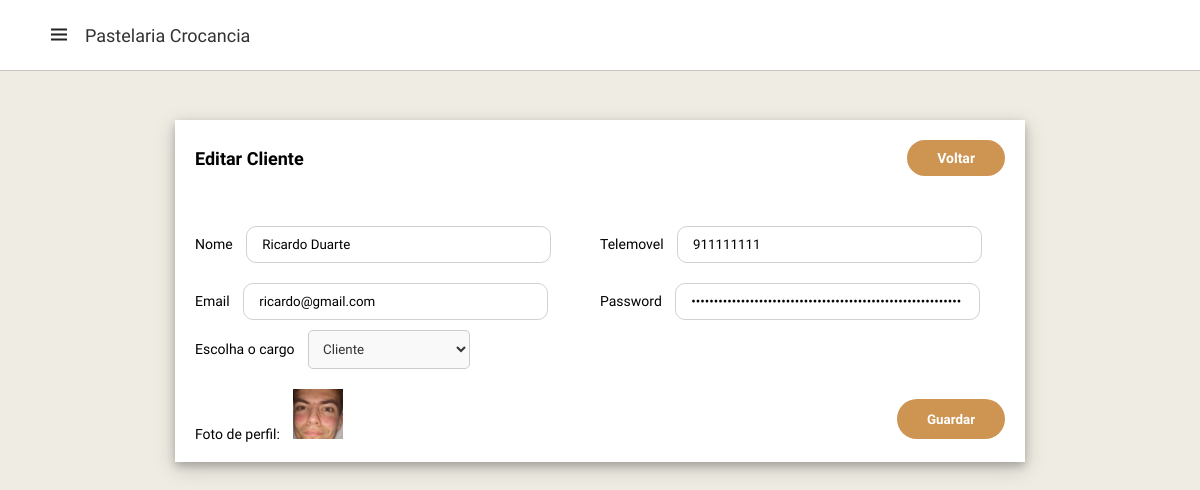
The page /admin.clientes-edit.php?ID=1 on the database its author committed.
### tables this page shows
CREATE TABLE "Clientes" (
	"ID"	INTEGER NOT NULL,
	"Nome"	VARCHAR NOT NULL,
	"Email"	varchar NOT NULL,
	"Senha"	varchar NOT NULL,
	"Telefone"	INTEGER NOT NULL,
	"role"	varchar DEFAULT 'user',
	"dataRegisto"	dateTime,
	"Perfil"	varchar DEFAULT '.\img\icon\profile.png',
	PRIMARY KEY("ID")
);

### includes/functions.inc.php (called while the page is built, shortened)
<?php
function getClienteById($db, $cliente_id) {
    $sql = "SELECT * FROM Clientes WHERE ID = ?";
    $stmt = $db->prepare($sql);
    $stmt->bindValue(1, $cliente_id, SQLITE3_INTEGER);
    $result=$stmt->execute();
    $cliente = array();
    while ($row = $result->fetchArray(SQLITE3_ASSOC)) {
        $cliente = $row;
    }
    if (!empty($cliente)) {
        return $cliente;
    } else {
        return false;
    }
}

### admin.clientes-edit.php (the view, shortened to what this page needs)
<?php
require_once 'includes/conn.php';
require_once 'includes/functions.inc.php';
$nome = $telefone = $email = $senha = $perfil = $role = '';
if (isset($_GET['ID'])) {
    $cliente_id = $_GET['ID'];
    $cliente_dados = getClienteById($db, $cliente_id);
    if ($cliente_dados) {
        $nome = $cliente_dados['Nome'];
        $telefone = $cliente_dados['Telefone'];
        $email = $cliente_dados['Email'];
        $senha = $cliente_dados['Senha'];
        $perfil = $cliente_dados['Perfil'];
        $role = $cliente_dados['role'];
    } else {
        echo "Cliente não encontrado.";
    }
}
?>
<!DOCTYPE html>
<html lang="en">
<head>
    <link rel="stylesheet" href="https://cdnjs.cloudflare.com/ajax/libs/font-awesome/6.5.1/css/all.min.css">
    <link rel="stylesheet" href="https://cdn.jsdelivr.net/npm/swiper@11/swiper-bundle.min.css" />
    <link rel="stylesheet" href="https://cdnjs.cloudflare.com/ajax/libs/toastr.js/latest/toastr.min.css">
    <link href='https://unpkg.com/boxicons@2.1.4/css/boxicons.min.css' rel='stylesheet'>
    <link rel="stylesheet" href="style.css">
</head>
<body>
<nav>
        <div class="logo">
            <i class='bx bx-menu menu-icon'></i>
            <span class="logo-name">Pastelaria Crocancia</span>
        </div>
    </nav>
    <div class="containerCliente">
        <div class="content">
            <div class="card" style="min-height: 0vh">
                <div class="card-header">
                    <h4 style="font-size: 18px;">
                        Editar Cliente
                    </h4>
                    <a href="admin.clientes.php" class="btn-home">Voltar</a>
                </div>
                <div class="card-body">
                    <form action="includes/editCliente.php" method="POST" enctype="multipart/form-data">
                        <div style="display: flex; justify-content: space-between;">
                            <div class="input-field" style="flex: 1">
                                <label> Nome</label>
                                <input type="text" name="name" class="" value="<?php echo htmlspecialchars($nome); ?>" required>
                            </div>
                            <div class="input-field" style="flex: 1">
                                <label> Telemovel</label>
                                <input type="number" name="phone" class="" value="<?php echo htmlspecialchars($telefone); ?>" required>
                            </div>
                        </div>
                        <div style="display: flex; justify-content: space-between;">
                            <div class="input-field" style="flex: 1">
                                <label> Email</label>
                                <input type="email" name="email" class="" value="<?php echo htmlspecialchars($email); ?>" required>
                            </div>
                            <div class="input-field" style="flex: 1">
                                <label> Password</label>
                                <input type="password" name="password" class="" value="<?php echo htmlspecialchars($senha); ?>" required>
                            </div>
                        </div>
                        <div style="display: flex; justify-content: space-between;">
                            <div class="input-field" style="flex: 1">
                                <label> Escolha o cargo</label>
                                <select name="role" class="form-select" style="padding: 10px; border: 1px solid #ccc; border-radius: 5px; background-color: #f9f9f9; color: #333; width:20%">
                                    <option value="user" <?php if($role == 'user') echo 'selected'; ?>>Cliente</option>
                                </select>
                            </div>
                        </div>
                        <div style="display: flex; justify-content: space-between; margin-top: 2rem;">
                            <div class="input-field" style="flex: 1;">
                                <label for="file-upload" class="custom-file-upload">
                                    <?php if (!empty($perfil)): ?>
                                        <label for="">Foto de perfil:</label>
                                        <img id="img-preview" src="<?php echo htmlspecialchars($perfil); ?>" alt="Foto de perfil">
                                    <?php endif; ?>
                                </label>
                                <button type="submit" class="btn-edit" style="margin-left: 10px; float: right; font-weight: bold; height: 4rem; margin-top: 1rem;">Guardar</button>
                            </div>
                        </div>
                    </form>
                </div>
            </div>
        </div>
    </div>
</body>
</html>

### style.css (style rules this page uses)
* { font-family: 'Spartan', sans-serif; margin: 0; padding: 0; box-sizing: border-box; outline: none; border: none; text-decoration: none; }
body { width: 100%; min-height: 100%; background-color: var(--white-light); }
:root { --white-light: #efece3; --orange: #cd9452; --black: #222; --white: #fff; --border: .1rem solid #cce7d0; --box-shadow: 0 5rem 1rem rgba(0,0,0.1); }
* > img { user-select: none; pointer-events: none; }
html { font-size: 62.5%; overflow-x: hidden; scroll-behavior: smooth; scroll-padding-top: 6rem; }
nav { padding: 3.5rem; position: fixed; top: 0; left: 0; height: 70px; width: 100%; display: flex; justify-content: space-between; align-items: center; background-color: var(--white); box-shadow: 0 0 1px rgba(0,0,0.1); z-index: 10000; }
nav .logo { display: flex; align-items: center; margin: 0 12px; }
.logo .menu-icon { color: var(--black); font-size: 24px; margin-right: 14px; cursor: pointer; }
.logo .logo-name { color: #333; font-size: 18px; font-weight: 500; }
.containerCliente { margin-left: 15rem; margin-right: 15rem; }
.containerCliente .content { position: relative; margin-top: 15vh; }
.containerCliente .card { margin: 0 25px; flex: 2; background: #fff; min-height: 70vh; box-shadow: 0 4px 8px 0 rgba(0, 0, 0, 0.2), 0 6px 20px 0 rgba(0, 0, 0, 0.19); overflow: hidden; }
.containerCliente .card-header { padding: 20px; display: flex; justify-content: space-between; align-items: center; }
.containerCliente .card-body { padding: 20px; font-size: 14px; }
.containerCliente .btn-home { margin-left: 50rem; background: var(--orange); color: var(--white); cursor: pointer; font-size: 14px; font-weight: bold; padding: 1rem 3rem; border-radius: 3rem; }
.containerCliente .btn-edit { background: var(--orange); color: var(--white); cursor: pointer; padding: 1rem 3rem; border-radius: 3rem; }
.containerCliente .card-body input { outline: none; border: 1px solid #55555544; background: transparent; width: 100%; padding: 1rem 1.5rem; border-radius: 10px; margin: 1rem 0; }
.containerCliente .input-field label { margin-right: 10px; }
.containerCliente .input-field input, .containerCliente .input-field select { width: calc(100% - 100px); }
.containerCliente .custom-file-upload { display: inline-block; cursor: pointer; }
.containerCliente .custom-file-upload img { width: 50px; height: 50px; object-fit: cover; cursor: pointer; }

### rows shown on the page
clientes: name "Ricardo Duarte", phone "911111111", email "ricardo@gmail.com", role "Cliente"
